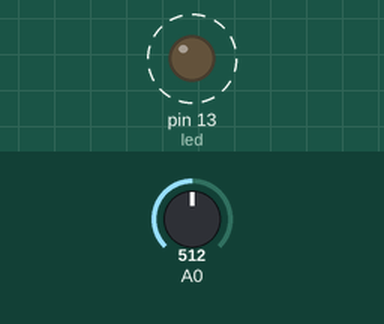
This sketch was run on a simulated Arduino Uno, built with avr-gcc and run on an emulated ATmega328P. Parts: output pins drawn as LEDs (lit = HIGH). Dashed ring = blinking. Inputs (shaded band) come from the test bench; at power-on: A0 = 512. What the sketch prints to the serial monitor is not drawn.

Above: at 0.6 s.
Timing chart, 0 to 3.0 s (numbered marks = the images above):
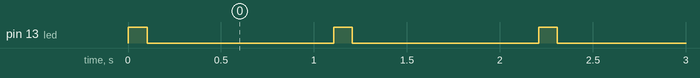

The sketch:

sketch_heartrate.ino
```cpp
#define samp_siz 4
#define rise_threshold 5
// Pulse Monitor Test Script
int sensorPin = 0;
int led = 13; // the pin that the LED is atteched to
int state = LOW; // default state of LED
float reader = 0.0;
void setup() {
   pinMode(led, OUTPUT); // initalize LED as an output
   digitalWrite(led,LOW);
   Serial.begin(9600);
}
void loop ()
{
  float pulse;
  int sum = 0;
  for (int i = 0; i < 20; i++)
    sum += analogRead(A0);
  pulse = sum / 200;
   if (pulse >= 100.0) {
     for (int i = 0; i <=5; i++) {
          digitalWrite(led,HIGH);
          delay(50);
          digitalWrite(led,LOW);
     }

   } else {
      if (pulse == 3.00) {
        digitalWrite(led,LOW); //HIGH is set to about 5V PIN8
        delay(100);
      } else {
        digitalWrite(led,HIGH); //HIGH is set to about 5V PIN8
        delay(100);
      }
  }
  Serial.println(pulse);
  digitalWrite(led,LOW);
  delay(1000);
}
```

Measured:
- by itself, pin 13 (led): alternates HIGH for 0.10 s and LOW for 1.0 s
